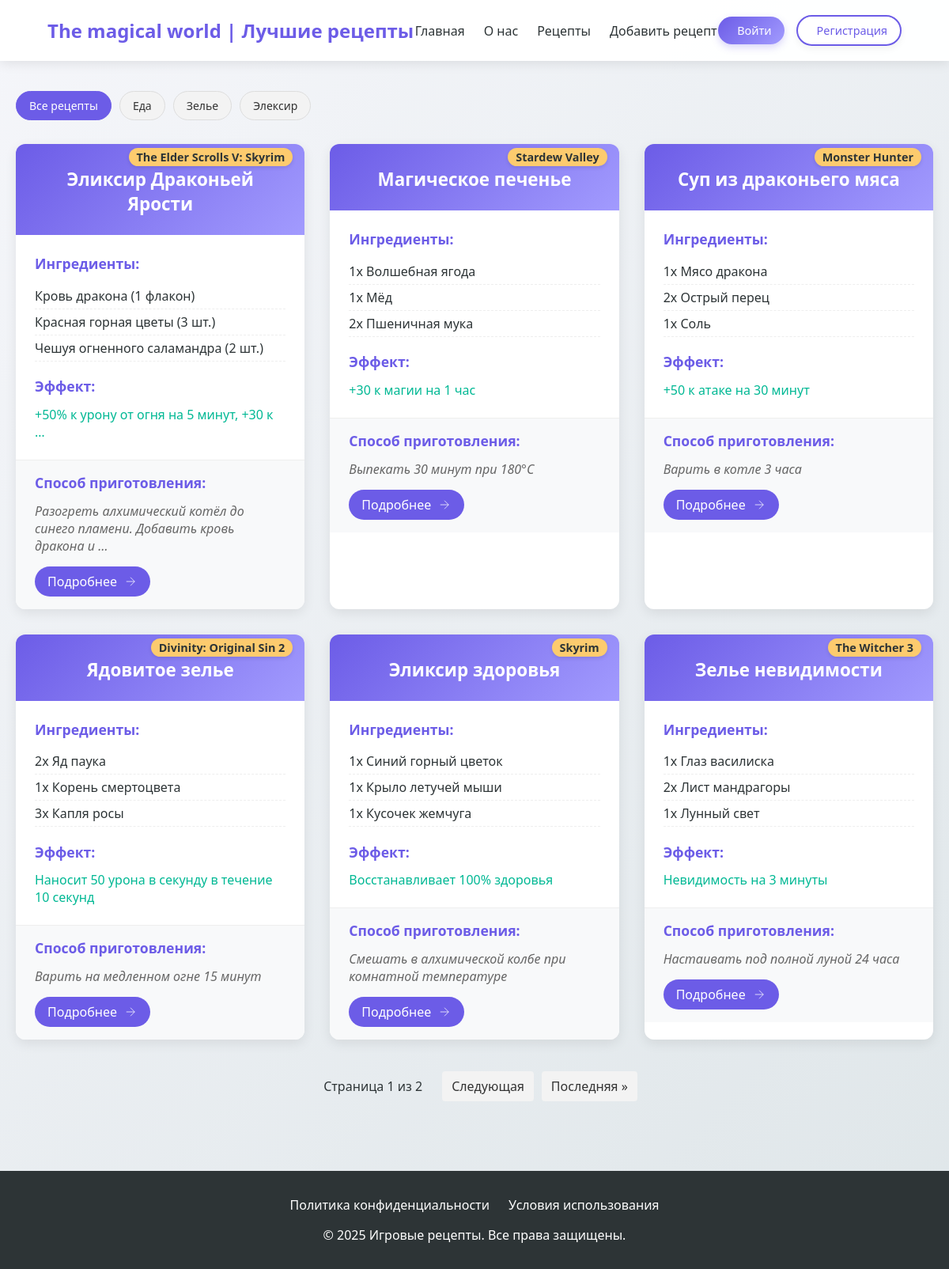
Before: /catalog/ with the older database file.
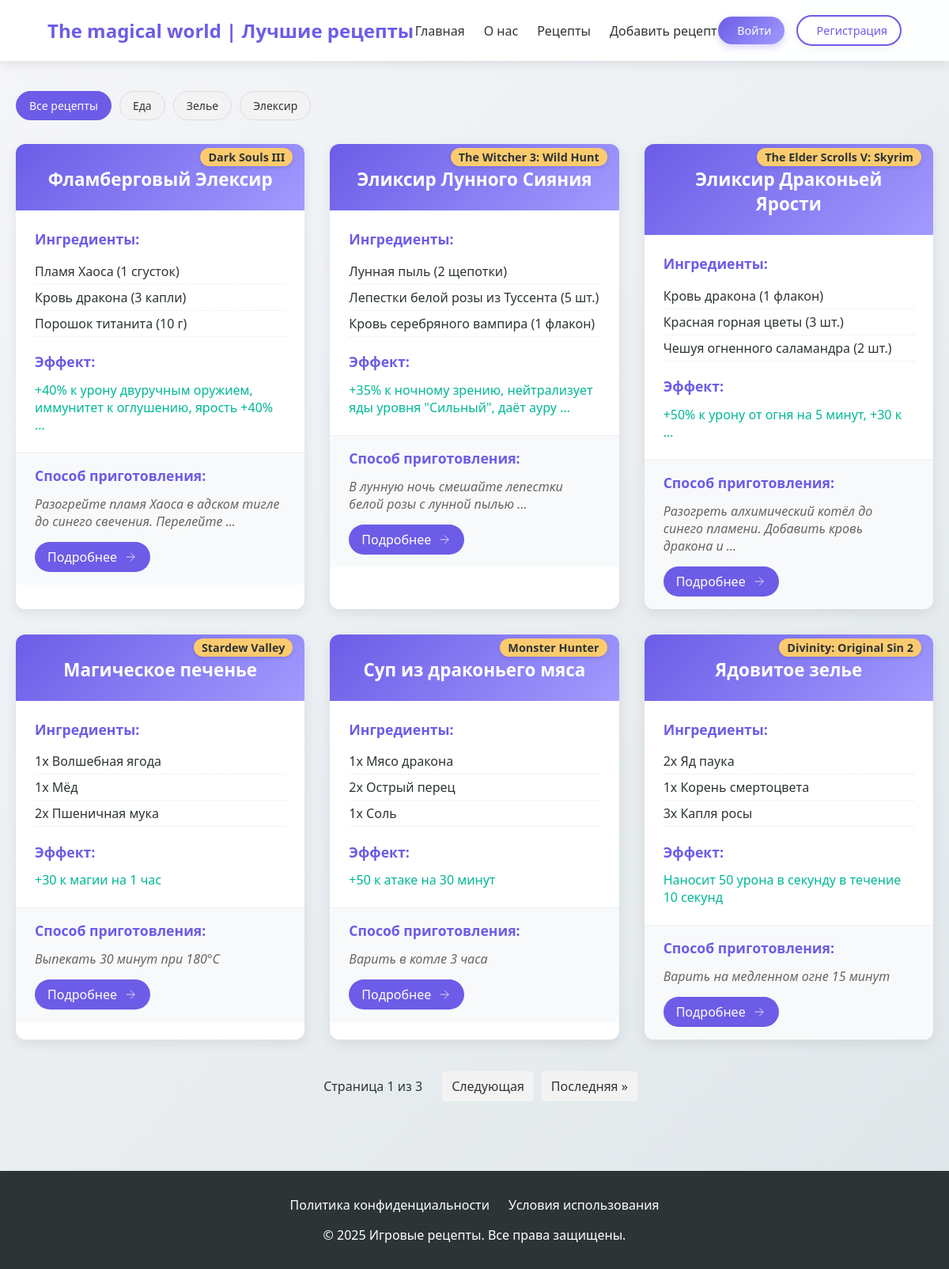
After: the same page with the newer database file.
### star/models.py (models this page shows, shortened)
class Category(models.Model):
    name = models.CharField(max_length=255, db_index=True, verbose_name = 'Категория')
    slug = models.SlugField(max_length=100, unique=True, db_index=True)
    class Meta:
        verbose_name = 'Категории'
        verbose_name_plural = 'Категории'
    def get_absolute_url(self):
         return reverse('category', kwargs = {'cat_slug' : self.slug})

class recipe(models.Model):
    title = models.CharField(max_length = 255, verbose_name = 'Название')
    slug = models.SlugField(max_length = 255, unique = True, db_index = True, verbose_name = 'slug')
    game = models.CharField(max_length = 255, verbose_name = 'Название игры')
    ingredients = models.JSONField(default =list, blank = True, verbose_name = 'Ингредиенты')
    effect = models.CharField(max_length = 255, verbose_name = 'Эффект')
    preparation = models.CharField(max_length = 255, verbose_name = 'Способ приготовления')
    time_create = models.DateTimeField(auto_now_add = True, verbose_name = 'Время создания')
    time_update = models.DateTimeField(auto_now = True, verbose_name = 'Время изменение')
    cat = models.ForeignKey('Category', on_delete = models.PROTECT, verbose_name = 'Категория')
    class Meta:
        verbose_name = 'Лучшие рецепты'
        verbose_name_plural = 'Лучшие рецепты'
        ordering = ['-time_create']
        indexes = [
            models.Index(fields = ['-time_create'])
        ]
    def get_absolute_url(self):
         return reverse('recipe', kwargs = {'recipe_slug' : self.slug})

### star/views.py (the view)
# urls.py: path('catalog/', views.catalog, name='catalog'),
def catalog(request):
    recipes = recipe.objects.all()
    paginator = Paginator(recipes, 6)
    page_number = request.GET.get('page')
    page_obj = paginator.get_page(page_number)
    categories = Category.objects.all()
    context = {
        'page_obj': page_obj,
        'categories': Category.objects.all(),
        'cat_selected': None,
        'title': 'Лучшие рецепты',
    }
    return render(request, 'star/catalog.html', context)

### star/templates/star/catalog.html (shortened to what this page needs)
{% extends 'star/base.html' %}
{% load static %}
{% block content %}
<section class="recipes-section">
    <link type="text/css" href="{% static 'star/css/catalog.css' %}" rel="stylesheet">
    <div class="category-filter">
        <div class="category-buttons">
            <a href="{% url 'all_recipes' %}" class="category-btn {% if not cat_selected %}active{% endif %}">
                Все рецепты
            </a>
            {% for category in categories %}
            <a href="{{ category.get_absolute_url }}"
                class="category-btn {% if category.pk == cat_selected %}active{% endif %}">
                {{ category.name }}
            </a>
            {% endfor %}
        </div>
    </div>
    <div class="recipes-grid">
        {% for recipe in page_obj %}
        <div class="recipe-card">
            <div class="recipe-header">
                <h2>{{ recipe.title }}</h2>
                <span class="game-badge">{{ recipe.game }}</span>
            </div>
            <div class="recipe-content">
                <div class="ingredients">
                    <h3>Ингредиенты:</h3>
                    <ul>
                        {% for ingredient in recipe.ingredients|slice:":3" %}
                        <li>{{ ingredient }}</li>
                        {% endfor %}
                    </ul>
                </div>
                <div class="recipe-effects">
                    <h3>Эффект:</h3>
                    <p>{{ recipe.effect|truncatewords:10  }}</p>
                </div>
            </div>
            <div class="recipe-footer">
                <div class="preparation">
                    <h3>Способ приготовления:</h3>
                    <p>{{ recipe.preparation|truncatewords:10 }}</p>
                    <a href="{{ recipe.get_absolute_url }}" class="details-btn">
                        <span>Подробнее</span>
                        <svg width="18" height="18" viewBox="0 0 24 24" fill="none" stroke="currentColor">
                            <path d="M5 12h14M12 5l7 7-7 7"/>
                        </svg>
                    </a>
                </div>
            </div>
        </div>
        {% endfor %}
    </div>
    <div class="pagination">
        <div class="pagination-links">
            <span class="current-page">
                Страница {{ page_obj.number }} из {{ page_obj.paginator.num_pages }}
            </span>
            {% if page_obj.has_next %}
                <a href="?page={{ page_obj.next_page_number }}" class="pagination-link">Следующая</a>
                <a href="?page={{ page_obj.paginator.num_pages }}" class="pagination-link">Последняя &raquo;</a>
            {% endif %}
        </div>
    </div>
</section>
{% endblock %}

### star/templates/star/base.html (shortened to what this page needs)
{% load static %}
<!DOCTYPE html>
<html lang="ru">
<head>
    <link type="text/css" href="{% static 'star/css/style.css' %}" rel="stylesheet">
</head>
<body>
    <header>
        <nav>
            <a href="{% url 'home' %}" class="logo">The magical world | {{ title }}</a>
            <div class="nav-links">
                <a href="{% url 'home' %}">Главная</a>
                <a href="{% url 'about' %}">О нас</a>
                <a href="{% url 'catalog' %}">Рецепты</a>
                <a href="{% url 'addpage' %}">Добавить рецепт</a>
            </div>
            <div class="auth-container">
                    {% if user.is_authenticated %}
                        <span class="nav-links">
                            <i class="fas fa-user-circle auth-icon"></i>
                            {{ user.username }}
                        </span>
                        <a href="{% url 'users:logout' %}" class="auth-btn logout-btn">
                            <i class="fas fa-sign-out-alt auth-icon"></i>
                        Выйти
                        </a>
                    {% else %}
                        <a href="{% url 'users:login' %}" class="auth-btn login-btn">
                            Войти
                        </a>
                        <a href="{% url 'users:login' %}" class="auth-btn register-btn">
                            Регистрация
                        </a>
                    {% endif %}
                </div>
        </nav>
    </header>
    <main class="container">
        {% block content %}{% endblock %}
    </main>
    <footer>
        <div class="footer-links">
            <a href="#">Политика конфиденциальности</a>
            <a href="#">Условия использования</a>
        </div>
        <p>© 2025 Игровые рецепты. Все права защищены.</p>
    </footer>
</body>
</html>

### star/static/star/css/style.css (style rules this page uses)
:root { --primary: #6c5ce7; --secondary: #a29bfe; --dark: #2d3436; --light: #f5f6fa; --success: #00b894; --warning: #fdcb6e; --danger: #d63031; }
* { margin: 0; padding: 0; box-sizing: border-box; font-family: 'Segoe UI', Tahoma, Geneva, Verdana, sans-serif; }
body { background: linear-gradient(135deg, var(--light), #dfe6e9); min-height: 100vh; color: var(--dark); }
header { background: rgba(255, 255, 255, 0.95); box-shadow: 0 2px 15px rgba(0, 0, 0, 0.1); position: fixed; width: 100%; z-index: 1000; }
nav { display: flex; justify-content: space-between; align-items: center; padding: 1.2rem 5%; max-width: 1400px; margin: 0 auto; }
.logo { font-size: 1.5rem; font-weight: 700; color: var(--primary); text-decoration: none; }
.nav-links { display: flex; gap: 1.5rem; }
.nav-links a { color: var(--dark); text-decoration: none; font-weight: 500; padding: 0.5rem 0; position: relative; }
.nav-links a::after { content: ''; position: absolute; bottom: 0; left: 0; width: 0; height: 2px; background: var(--primary); transition: width 0.3s ease; }
.container { max-width: 1200px; margin: 0 auto; padding: 100px 20px 40px; }
footer { background: var(--dark); color: white; padding: 2rem 5%; text-align: center; margin-top: 3rem; }
.footer-links { display: flex; justify-content: center; gap: 1.5rem; margin-bottom: 1rem; }
.footer-links a { color: white; text-decoration: none; }
.recipes-grid { display: grid; grid-template-columns: repeat(auto-fill, minmax(350px, 1fr)); gap: 2rem; }
.recipe-card { background: white; border-radius: 12px; overflow: hidden; box-shadow: 0 5px 15px rgba(0, 0, 0, 0.08); transition: transform 0.3s ease, box-shadow 0.3s ease; }
.recipe-header { padding: 1.5rem; background: linear-gradient(135deg, var(--primary), var(--secondary)); color: white; position: relative; }
.game-badge { position: absolute; top: -10px; right: 15px; background: var(--warning); color: var(--dark); padding: 3px 10px; border-radius: 20px; font-size: 0.8rem; font-weight: 600; }
.recipe-header h2 { font-size: 1.4rem; margin-top: 5px; }
.recipe-content { padding: 1.5rem; }
.ingredients h3, .recipe-effects h3, .preparation h3 { font-size: 1.1rem; margin-bottom: 0.8rem; color: var(--primary); }
.ingredients ul { list-style-type: none; margin-bottom: 1.2rem; }
.ingredients li { padding: 5px 0; border-bottom: 1px dashed #eee; }
.recipe-effects p { color: var(--success); font-weight: 500; }
.recipe-footer { padding: 1rem 1.5rem; background: #f8f9fa; border-top: 1px solid #eee; }
.preparation p { font-style: italic; color: #666; }

### star/static/star/css/catalog.css (style rules this page uses)
.details-btn { display: inline-flex; align-items: center; gap: 8px; padding: 8px 16px; background: var(--primary); color: white; border-radius: 50px; text-decoration: none; font-weight: 500; transition: all 0.3s ease; margin-top: 15px; }
.game-badge { display: inline-block; background: var(--warning); color: var(--dark); padding: 2px 10px; border-radius: 13px; font-size: 0.9rem; font-weight: 600; margin-top: 15px; box-shadow: 0 2px 5px rgba(0,0,0,0.1); transition: all 0.3s ease; }
.recipe-header { padding: 1.5rem; text-align: center; }
.recipe-header h2 { margin-bottom: 0; padding-bottom: 0; }

### star/templates/star/base.html (style rules this page uses)
.auth-container { display: flex; align-items: center; gap: 15px; }
.auth-btn { display: inline-flex; align-items: center; justify-content: center; padding: 8px 16px; border-radius: 30px; font-weight: 500; text-decoration: none; transition: all 0.3s ease; font-size: 0.9rem; border: none; cursor: pointer; }
.login-btn { background: linear-gradient(135deg, var(--primary), var(--secondary)); color: white; box-shadow: 0 4px 10px rgba(108, 92, 231, 0.25); }
.register-btn { background: white; color: var(--primary); border: 2px solid var(--primary); box-shadow: 0 4px 10px rgba(0, 0, 0, 0.05); }

### star/templates/star/catalog.html (style rules this page uses)
.pagination { margin-top: 40px; text-align: center; }
.pagination-links { display: inline-flex; gap: 10px; align-items: center; }
.pagination-link { padding: 8px 12px; background: #f3f3f3; border-radius: 4px; color: #333; text-decoration: none; transition: all 0.3s ease; }
.current-page { padding: 0 15px; font-weight: 500; }
.category-filter { margin-bottom: 30px; }
.category-buttons { display: flex; flex-wrap: wrap; gap: 10px; margin-top: 15px; }
.category-btn { padding: 8px 16px; background: #f3f3f3; border-radius: 20px; color: #333; text-decoration: none; font-size: 14px; transition: all 0.3s ease; border: 1px solid #ddd; }
.category-btn.active { background: #6c5ce7; color: white; border-color: #6c5ce7; }

Changed rows visible on the page:
no longer on this page (row unchanged): recipe: title "Эликсир здоровья", game "Skyrim", ingredients "1x Синий горный цветок" "1x Крыло летучей мыши" "1x Кусочек жемчуга", effect "Восстанавливает 100% здоровья", preparation "Смешать в алхимической колбе при комнатной температуре"
no longer on this page (row unchanged): recipe: title "Зелье невидимости", game "The Witcher 3", ingredients "1x Глаз василиска" "2x Лист мандрагоры" "1x Лунный свет", effect "Невидимость на 3 минуты", preparation "Настаивать под полной луной 24 часа"
added recipe: title "Фламберговый Элексир", game "Dark Souls III", ingredients "Пламя Хаоса (1 сгусток)" "Кровь дракона (3 капли)" "Порошок титанита (10 г)", effect "+40% к урону двуручным оружием, иммунитет к оглушению, ярость +40% …", preparation "Разогрейте пламя Хаоса в адском тигле до синего свечения. Перелейте …"
added recipe: title "Эликсир Лунного Сияния", game "The Witcher 3: Wild Hunt", ingredients "Лунная пыль (2 щепотки)" "Лепестки белой розы из Туссента (5 шт.)" "Кровь серебряного вампира (1 флакон)", effect "+35% к ночному зрению, нейтрализует яды уровня \"Сильный\", даёт ауру …", preparation "В лунную ночь смешайте лепестки белой розы с лунной пылью …"
Other visible differences:
{{ page_obj.paginator.num_pages }}: "2" → "3"
